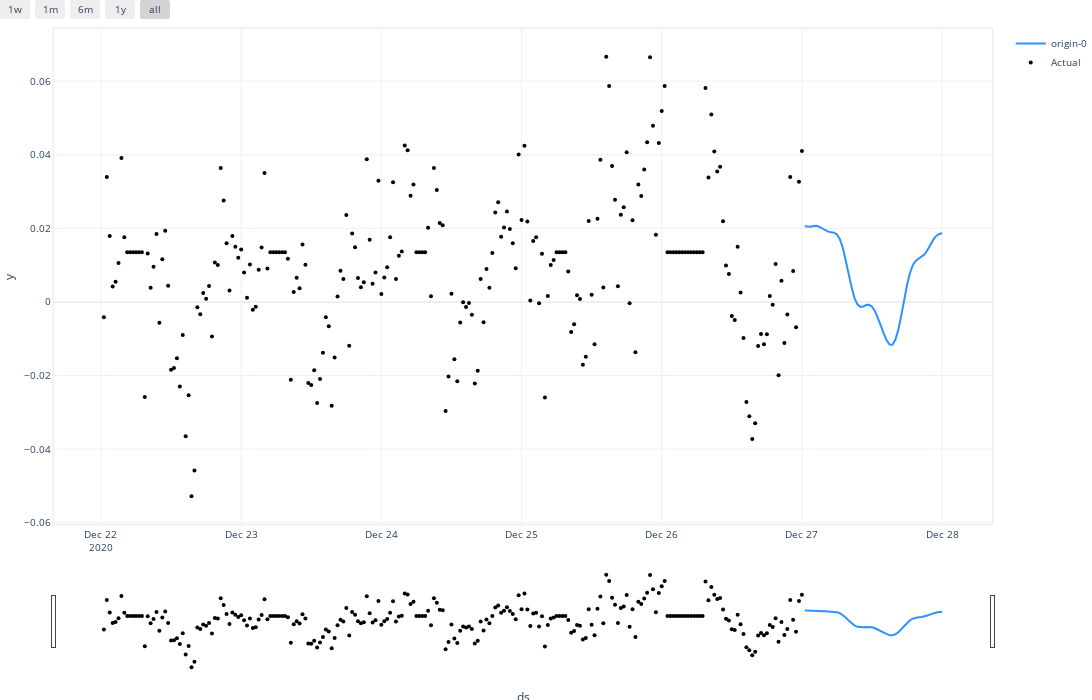

The notebook cell saved with this chart:
### Code cell
m.set_plotting_backend("plotly")
forecast = m.predict(future)
fig = m.plot(forecast, figsize=(30, 10))
fig

### Figure 1 — Plotly figure (JSON) as saved in the notebook; plotly's stock layout.template omitted (floating-point values rounded to 4 significant figures; data arrays with more than 128 entries replaced by an {"elided": "..."} marker saying what was removed)
{"data": [{"fill": "none", "line": {"color": "rgba(45, 146, 255, 1.0)", "width": 2}, "mode": "lines", "name": "origin-0", "type": "scatter", "x": {"elided": "288 str values"}, "y": {"elided": "288 float values"}}, {"marker": {"color": "black", "size": 4}, "mode": "markers", "name": "Actual", "type": "scatter", "x": {"elided": "288 str values"}, "y": {"elided": "288 float values"}}], "layout": {"autosize": true, "font": {"size": 10}, "height": 700, "hovermode": "x unified", "margin": {"b": 0, "l": 0, "pad": 0, "r": 10, "t": 10}, "showlegend": true, "title": {"font": {"size": 12}}, "width": 2100, "xaxis": {"autorange": true, "linewidth": 1.5, "mirror": true, "range": ["2020-12-21 16:14:59.4771", "2020-12-28 08:15:00.5229"], "rangeselector": {"buttons": [{"count": 7, "label": "1w", "step": "day", "stepmode": "backward"}, {"count": 1, "label": "1m", "step": "month", "stepmode": "backward"}, {"count": 6, "label": "6m", "step": "month", "stepmode": "backward"}, {"count": 1, "label": "1y", "step": "year", "stepmode": "backward"}, {"step": "all"}]}, "rangeslider": {"autorange": true, "range": ["2020-12-21 16:14:59.4771", "2020-12-28 08:15:00.5229"], "visible": true, "yaxis": {"_template": null, "rangemode": "match"}}, "showline": true, "title": {"text": "ds"}, "type": "date"}, "yaxis": {"autorange": true, "linewidth": 1.5, "mirror": true, "range": [-0.06035, 0.07416], "showline": true, "title": {"text": "y"}, "type": "linear"}}}
